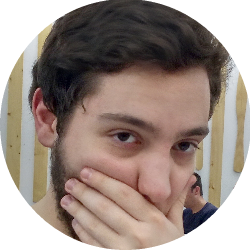
#> input picture Create Twitter screenshots with Python/user_photo.png, 250 x 250 px
$ python tweet_screenshot_template.py   (older library calls are emulated)
#> lines starting #> are read from the running program, lines starting #| are printed output that depends on the picture
from PIL import Image, ImageDraw, ImageFont
from textwrap import wrap

# Constants
# -----------------------------------------------------------------------------
# Set the font to be used
FONT_USER_INFO = ImageFont.truetype("arial.ttf", 90, encoding="utf-8")
FONT_TEXT = ImageFont.truetype("arial.ttf", 110, encoding="utf-8")
# Image dimensions (pixels)
WIDTH = 2376
HEIGHT = 2024
# Color scheme
COLOR_BG = 'white'
COLOR_NAME = 'black'
COLOR_TAG = (64, 64, 64)
COLOR_TEXT = 'black'
# Write coordinates
COORD_PHOTO = (250, 170)
COORD_NAME = (600, 185)
COORD_TAG = (600, 305)
COORD_TEXT = (250, 510)
# Extra space to add in between lines of text
LINE_MARGIN = 15
# -----------------------------------------------------------------------------

# Information for the image
# -----------------------------------------------------------------------------
user_name = "José Fernando Costa"
user_tag = "@soulsinporto"
text = "Go out there and do some fun shit, not because it makes money, but because it is fun for you!"
img_name = "work_towards_better_tomorrow"
# -----------------------------------------------------------------------------

# Setup of variables and calculations
# -----------------------------------------------------------------------------
# Break the text string into smaller strings, each having a maximum of 37\
# characters (a.k.a. create the lines of text for the image)
text_string_lines = wrap(text, 37)

# Horizontal position at which to start drawing each line of the tweet body
x = COORD_TEXT[0]

# Current vertical position of drawing (starts as the first vertical drawing\
# position of the tweet body)
y = COORD_TEXT[1]

# Create an Image object to be used as a means of extracting the height needed\
# to draw each line of text
temp_img = Image.new('RGB', (0, 0))
temp_img_draw_interf = ImageDraw.Draw(temp_img)

# List with the height (pixels) needed to draw each line of the tweet body
# Loop through each line of text, and extract the height needed to draw it,\
# using our font settings
line_height = [
    temp_img_draw_interf.textsize(text_string_lines[i], font=FONT_TEXT)[1]
    for i in range(len(text_string_lines))
]
# -----------------------------------------------------------------------------

# Image creation
# -----------------------------------------------------------------------------
# Create what will be the final image
img = Image.new('RGB', (WIDTH, HEIGHT), color='white')
#> img: PIL image 2376x2024 RGB; every value is 255
# Create the drawing interface
draw_interf = ImageDraw.Draw(img)

# Draw the user name
draw_interf.text(COORD_NAME, user_name, font=FONT_USER_INFO, fill=COLOR_NAME)
# Draw the user handle
draw_interf.text(COORD_TAG, user_tag, font=FONT_USER_INFO, fill=COLOR_TAG)

# Draw each line of the tweet body. To find the height at which the next\
# line will be drawn, add the line height of the next line to the current\
# y position, along with a small margin
for index, line in enumerate(text_string_lines):
    # Draw a line of text
    draw_interf.text((x, y), line, font=FONT_TEXT, fill=COLOR_TEXT)
    # Increment y to draw the next line at the adequate height
    y += line_height[index] + LINE_MARGIN
#> after the loop, y = 922

# Load the user photo (read-mode). It should be a 250x250 circle
user_photo = Image.open('user_photo.png', 'r')
#> user_photo is the input picture: PIL image 250x250 RGBA; mean R, G, B, A 156.3, 141.4, 133.4, 201.6

# Paste the user photo into the working image. We also use the photo for\
# its own mask to keep the photo's transparencies
img.paste(user_photo, COORD_PHOTO, mask=user_photo)
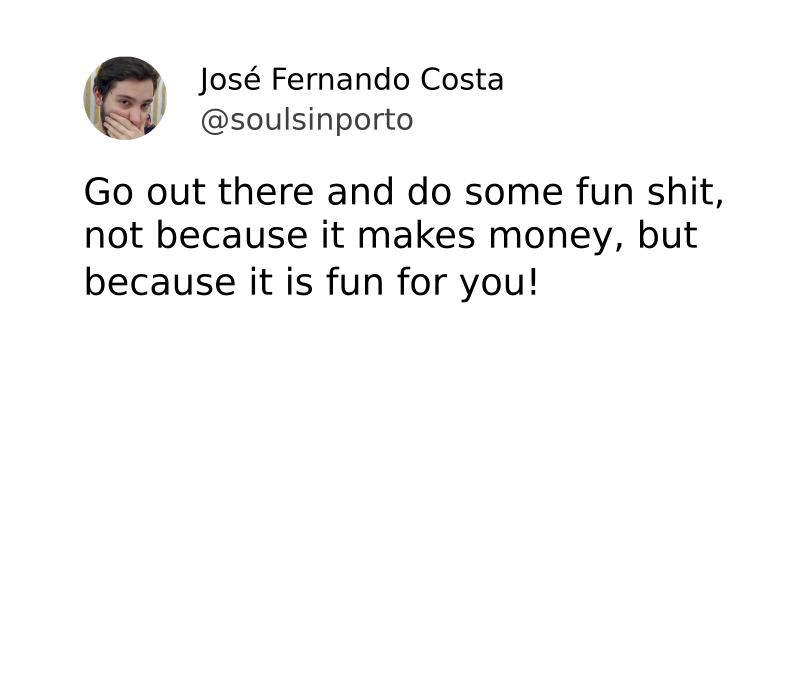
#> img: PIL image 2376x2024 RGB (shown at 1/3 size); mean R, G, B 246.8, 246.6, 246.5

# Finally, save the created image
img.save(f'{img_name}.png')
# -----------------------------------------------------------------------------
